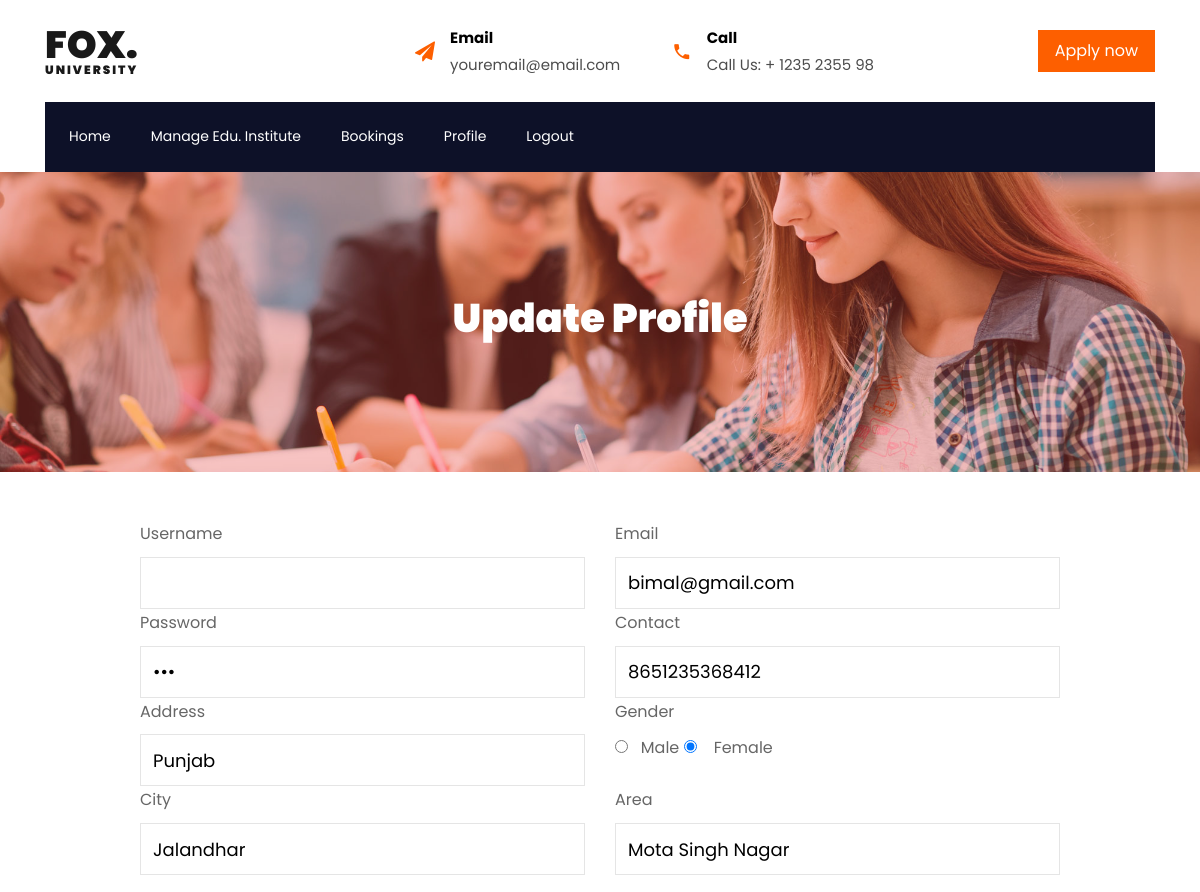
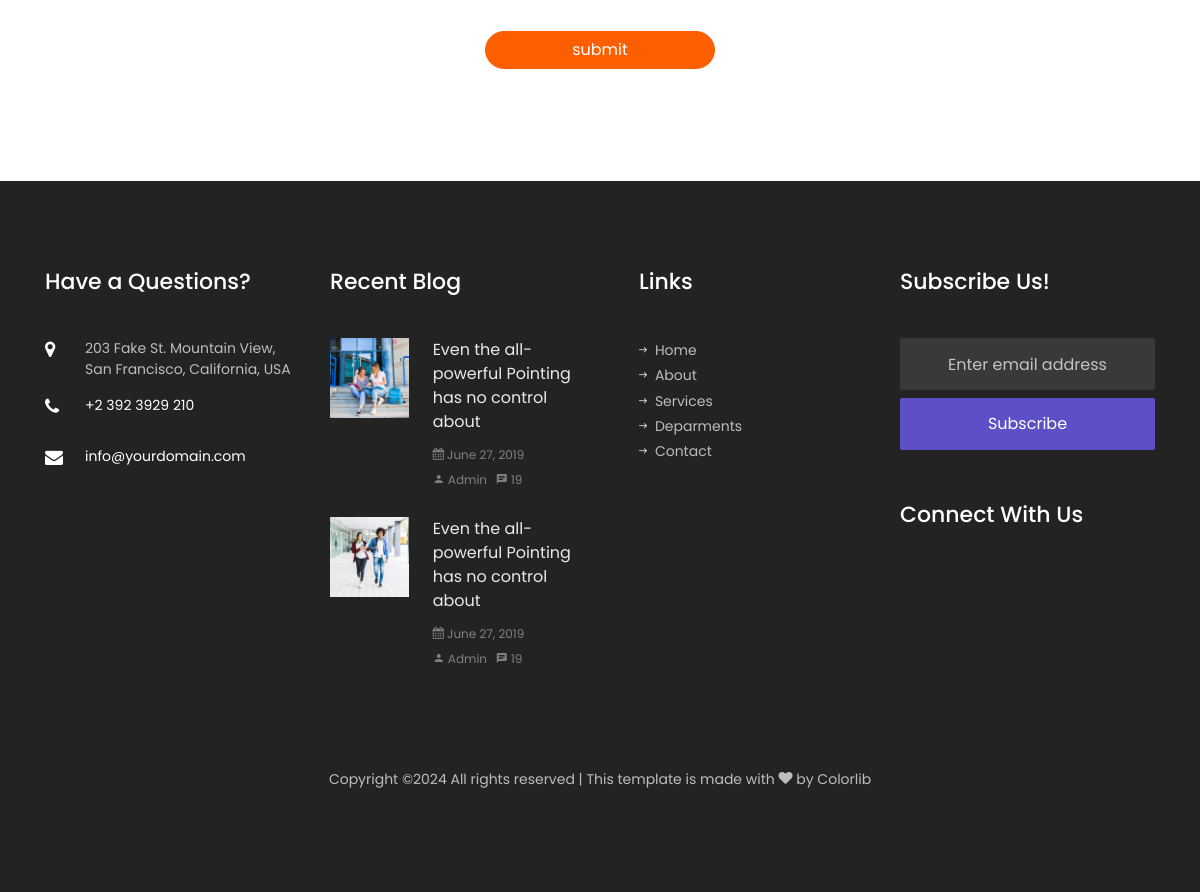
The page /update_profile.php (signed in) on the database its author committed (2 pictures, top to bottom).
### tables this page shows
CREATE TABLE `user` (
  `id` int(10) NOT NULL,
  `name` varchar(100) NOT NULL,
  `email` varchar(100) NOT NULL,
  `password` varchar(100) NOT NULL,
  `contact` bigint(10) NOT NULL,
  `address` varchar(100) NOT NULL,
  `city` varchar(100) NOT NULL,
  `area` varchar(100) NOT NULL,
  `gender` varchar(20) NOT NULL,
  `status` varchar(20) NOT NULL DEFAULT 'Active',
  `createdat` timestamp(6) NOT NULL DEFAULT current_timestamp(6) ON UPDATE current_timestamp(6)
);

### update_profile.php (the view, shortened to what this page needs)
<?php
    include_once("user_header.php");
    if(isset($_SESSION['email']))
    {
        include('config.php');
        $res=mysqli_query($conn,"select * from `user` where email='$_SESSION[email]'");
        $data=mysqli_fetch_array($res);
    }
    else{
        echo "<script>window.location.assign('user_login.php?msg=Unauthenticated&status=error')</script>";
    }
?>
<section class="hero-wrap hero-wrap-2" style="background-image: url('images/bg_1.jpg');">
    <div class="overlay"></div>
    <div class="container">
    <div class="row no-gutters slider-text align-items-center justify-content-center">
        <div class="col-md-9 ftco-animate text-center">
        <h1 class="mb-2 bread">Update Profile</h1>
        </div>
    </div>
    </div>
</section>
    <div class="container-xxl my-5">
        <div class="container">
            <div class="row g-5">
                <div class="col-lg-10 mx-auto wow fadeInUp" data-wow-delay="0.1s">
                <form  method="post">
						<div class="contact-form">
							<div class="form-group">
									<div class="row">
										<div class="col-md-6">
											<label>Username</label>
											<input type="text" name="name" class="form-control" value="<?php echo $data['name']?>" required>
										</div>
										<div class="col-md-6">
											<label>Email</label>
											<input type="text" name="email" class="form-control" value="<?php echo $data['email']?>"  required id="email" onblur="checkEmail()">
										</div>
									</div>
									<div class="row">
										<div class="col-md-6">
											<label>Password</label>
											<input type="password" name="password" class="form-control" value="<?php echo $data['password']?>" required>
										</div>
										<div class="col-md-6">
											<label>Contact</label>
											<input type="text" name="contact" class="form-control" value="<?php echo $data['contact']?>" required id="contact" onblur="checkContact()">
										</div>
									</div>
									<div class="row">
										<div class="col-md-6">
											<label>Address</label>
											<input type="text" name="address" class="form-control" value="<?php echo $data['address']?>" required>
										</div>
										<div class="col-md-6">
											<label>Gender</label>
											<br/>
                                            <?php
                                            if($data['gender']=='male'){
                                            ?>
											<input type="radio" name="gender" value="male" checked required>&nbsp; &nbsp;Male
											<input type="radio" name="gender" value="female" required> &nbsp; &nbsp;Female
                                            <?php
                                            }
                                            else
                                            {
                                                ?>
                                            <input type="radio" name="gender" value="male" required>&nbsp; &nbsp;Male
											<input type="radio" name="gender" value="female" checked required> &nbsp; &nbsp;Female
                                                <?php
                                            }?>
										</div>
										<div class="col-md-6">
											<label>City</label>
											<input type="text" name="city" class="form-control" required value="<?php echo $data['city']?>">
										</div>
										<div class="col-md-6">
											<label>Area</label>
                                            <input type="text" name="area" class="form-control"required value="<?php echo $data['area']?>">
										</div>
								</div>
								<div class="d-flex justify-content-center">
									<button  class="btn btn-primary my-5 outline  rounded-pill w-25" name="submit">submit</button>
								</div>
							</div>
						</div>
					</div>
                </div>
            </div>
        </div>
<?php
    include_once("footer.php");
?>

### rows shown on the page
user: email "bimal@gmail.com", contact "8651235368412", address "Punjab", city "Jalandhar", area "Mota Singh Nagar"
